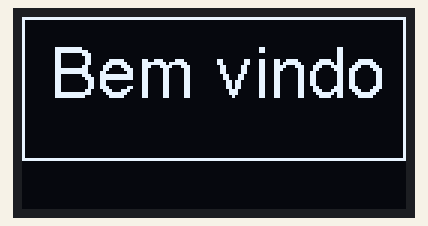
This sketch was run on a simulated ESP32. Shown: 128×64 one-colour display.

Above: at 0.1 s.
At 2.1 s:
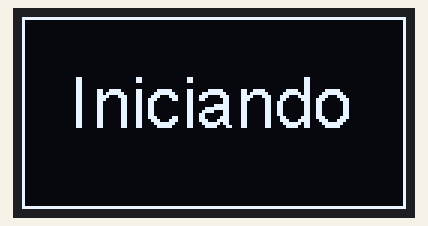
At 3.4 s:
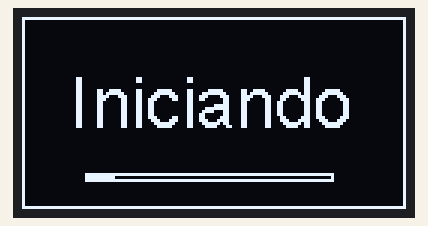
At 4.5 s:
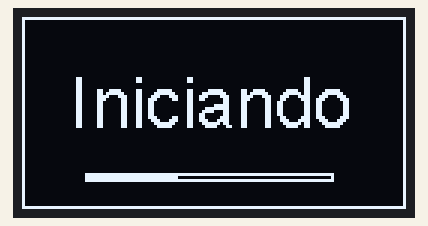
At 5.8 s:
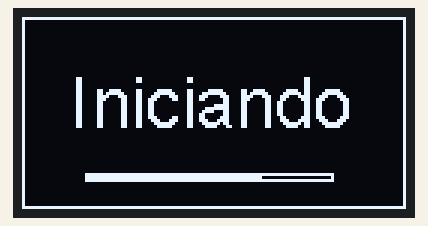
At 7.0 s:
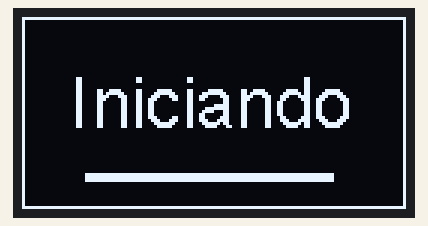

The sketch:

NOVO-OLED.ino
```cpp
#include <Wire.h>
#include "SSD1306.h"

SSD1306 display(0x3c, 21, 22);


void setup() {
  display.init();
  display.setFont(ArialMT_Plain_24);
  display.drawRect(0, 0, 128, 48);
  display.drawString(2,5," Bem vindo");
  //display.drawCircle(64, 52, 8);
  display.display();
  delay (2000);
  display.clear();

  display.drawRect(0, 0, 128, 64);
  display.drawString(2, 15, "  Iniciando");
  display.display();
  display.setFont(ArialMT_Plain_24);
  delay (1000);
  display.drawRect(21, 52, 83, 3);
  for (int i = 20; i <= 100; i++) {
    display.drawString(i, 32, ".");
    display.display();
    delay (35);
  }
}


void loop()
{

}
```

Measured:
- what the display in image 1 shows lasts 1.1 s, from 2.0 s to 3.1 s
